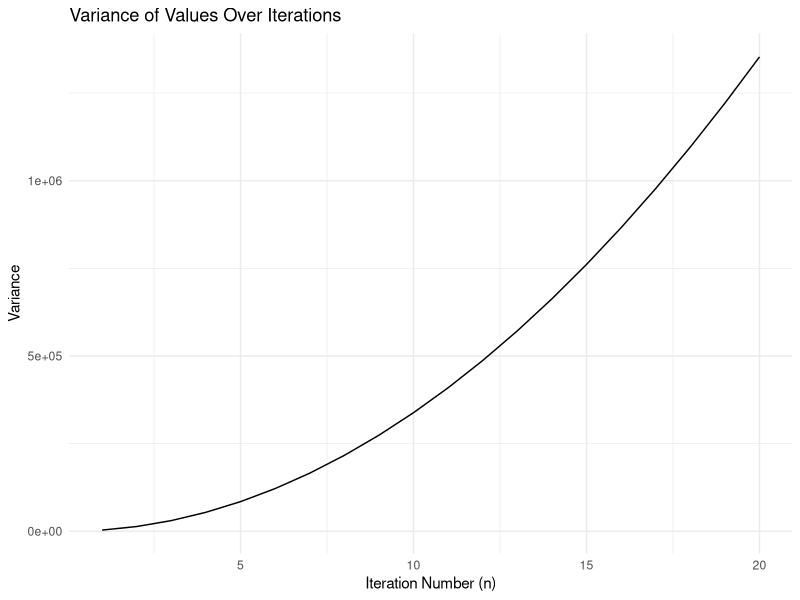
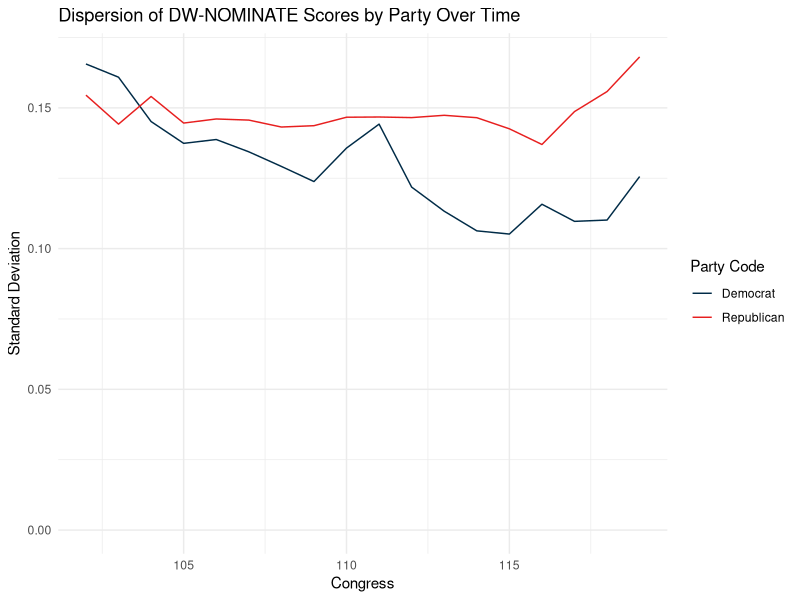
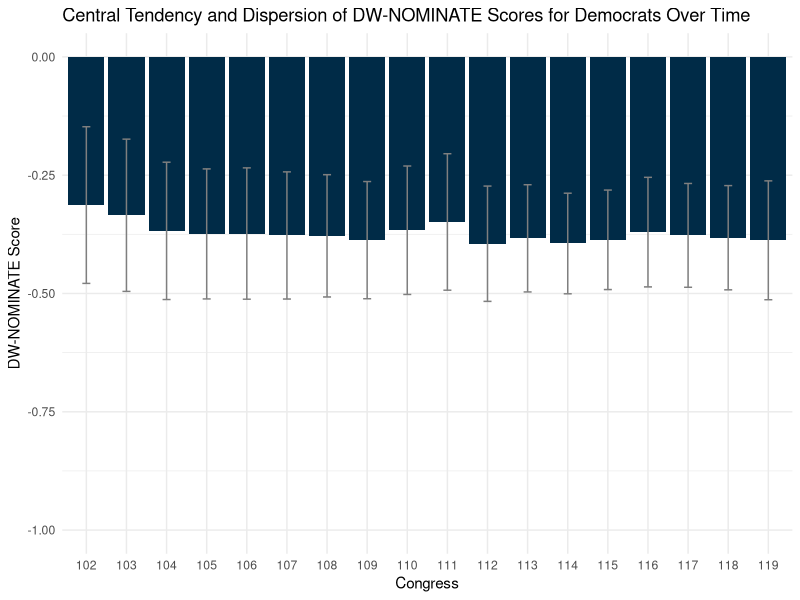

Source code (R) for these figures, in order:
# File name: Week1_Synch_Session.R
# Description: This script contains code for the Week 1 synchronous session with a focus on measures of dispersion
# Date created: 2024-09-02
# Author: Nicholas Bell (belln@sas.upenn.edu)

# Load the tidyverse
library(tidyverse)

# In the video lecture, we were told that the reason we square the differences between the values and the mean when calculating variance is to avoid negative values canceling out positive values.
# There is actually a second reason: squaring the differences gives more weight to larger deviations from the mean, which is useful in many statistical contexts.
# Let's illustrate this with a simple example. I am going to generate a sequence of values with the same mean but increasing absolute distance from the mean at the extremes.

df <- data.frame()
for (i in 1:20) {
  # i is going to represent the magnitude of the deviation from the mean
  vals <- c()
  for (j in 1:100) {
    # j is going to represent the length of the vector
    start <- ifelse(length(vals) > 0, max(vals), 0) # Start at 0 for the first iteration, otherwise start at the max value of the previous iteration
    vals <- c(vals, start + i, -(start + i))
  }
  df <- rbind(
    df,
    data.frame(n = i, variance = sum((vals - 0)^2) / length(vals))
  )
}

# Now let's visualize the variance of these values as we increase the magnitude of the deviation from the mean.
ggplot(df, aes(x = n, y = variance)) +
  geom_line() +
  labs(
    title = "Variance of Values Over Iterations",
    x = "Iteration Number (n)",
    y = "Variance"
  ) +
  theme_minimal()

# What do you notice? The variance increases *expontentially* as the magnitude of the deviation from the mean increases. This is because squaring the differences gives more weight to larger deviations.

# Now let's talk about how we might use variance in a political science context.
# For this session, we will be using voteview_house_ideology.csv, which contains DW-NOMINATE scores for members of the U.S. House of Representatives from the 102nd Congress (1991-1992) to the 118th Congress (2023-2024).
df <- read_csv("data/voteview_house_ideology.csv")

# View the data
glimpse(df)

# This data represents a population because it contains all members of the U.S. House of Representatives from the 102nd to the 118th Congress.

# Let's start by calculating the central tendency and dispersion of the DW-NOMINATE scores (nominate_dim1) for all members in the dataset.
# Central Tendency
mean_dim1 <- mean(df$nominate_dim1, na.rm = TRUE)
mean_dim1

# Dispersion
var_dim1 <- sum((df$nominate_dim1 - mean_dim1)^2, na.rm = TRUE) /
  length(df$nominate_dim1)
var_dim1

sd_var1 <- sqrt(var_dim1)
sd_var1

# Coefficient of Variation
sd_var1 / mean_dim1 # This is not a meaningful measure in this context because the mean is close to zero.

# Our research question is whether Democrats and Republicans have become more ideologically homogenous (less dispersed) over time.
# Let's calculate the standard deviation of nominate_dim1 for each party in each Congress.
dispersion_by_party <- df |>
  group_by(congress, party) |>
  mutate(
    mean_dim1 = mean(nominate_dim1, na.rm = TRUE),
    diff_from_mean = nominate_dim1 - mean_dim1,
    squared_diff = diff_from_mean^2
  ) |>
  summarize(
    mean_dim1 = mean(nominate_dim1, na.rm = TRUE),
    sum_of_squared_diff = sum(squared_diff, na.rm = TRUE),
    variance = sum_of_squared_diff / n(),
    sd = sqrt(variance)
  )

# Now we can visualize the dispersion of DW-NOMINATE scores by party over time.
ggplot(dispersion_by_party) +
  geom_line(aes(x = congress, y = sd, color = factor(party))) +
  scale_color_manual(
    values = c("Democrat" = "#002B47", "Republican" = "#E71F1F")
  ) +
  scale_y_continuous(limits = c(0, NA)) +
  labs(
    title = "Dispersion of DW-NOMINATE Scores by Party Over Time",
    x = "Congress",
    y = "Standard Deviation",
    color = "Party Code"
  ) +
  theme_minimal()

# We might want to represent both the central tendency and dispersion of DW-NOMINATE scores in a single plot. Let's just focus on the Democratic party for now.
# To do this, we can use a geom layer called geom_errorbar.
dispersion_by_party |>
  filter(party == "Democrat") |>
  ggplot() +
  geom_col(aes(x = factor(congress), y = mean_dim1), fill = "#002B47") +
  geom_errorbar(
    aes(x = factor(congress), ymin = mean_dim1 - sd, ymax = mean_dim1 + sd),
    color = "gray50",
    width = 0.2
  ) +
  scale_y_continuous(limits = c(-1, NA)) +
  labs(
    title = "Central Tendency and Dispersion of DW-NOMINATE Scores for Democrats Over Time",
    x = "Congress",
    y = "DW-NOMINATE Score"
  ) +
  theme_minimal()
